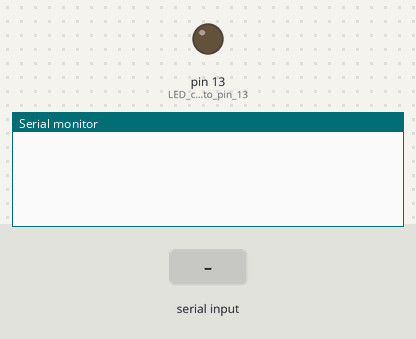
Simulated run of this sketch. Board: Arduino Mega 2560, built with avr-gcc and run on an emulated ATmega2560. Shown: output pins drawn as LEDs (lit = HIGH), the last lines printed to the serial monitor. The inputs (shaded band) are chosen by the test bench.

Above: at 1.2 s.
1.3 s: "bottle" received over the second serial link
At 2.5 s:
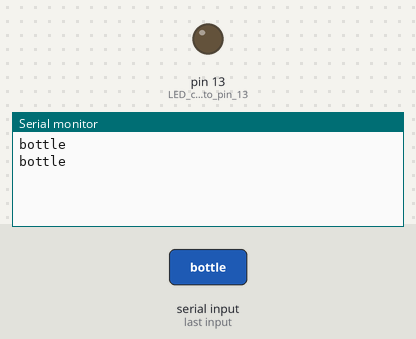
2.8 s: "watch" received over the second serial link
At 3.2 s:
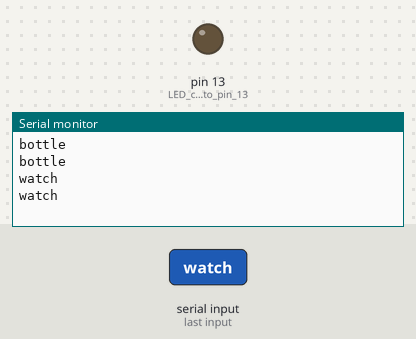
4.3 s: "medicine" received over the second serial link
At 5.6 s:
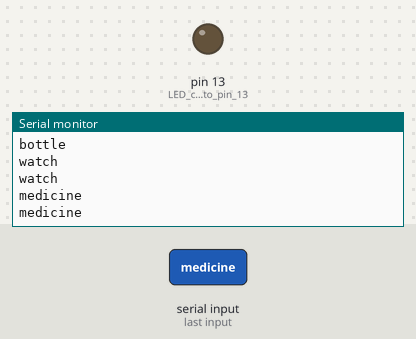

Measured:
- after the input at 1.3 s, the serial monitor: prints a new line after 0.06 s (image 1)
- after the input at 2.8 s, the serial monitor: prints a new line after 0.05 s (image 2)
- after the input at 4.3 s, the serial monitor: prints a new line after 0.08 s (image 3)

The sketch:

bluetooth_code.ino
```cpp
#include <SoftwareSerial.h>

String state; // String to store incoming message from Bluetooth

void setup() {
  Serial3.begin(9600); // Bluetooth serial communication will happen on pins 2 and 3
  Serial.begin(9600); // Serial communication to check the data on the Serial Monitor
  pinMode(13, OUTPUT); // LED connected to pin 13
}

void loop() {
      while (Serial3.available()){
        delay(10);
        char c = Serial3.read();
        state += c;
      }

  if (state.length() > 0)
  {
    Serial.println(state);

    // Check if the word "bottle" is present in the received string
    if (state.indexOf("bottle") != -1) {
      Serial.println("bottle");
      // Execute your code here if "bottle" is found
    }

    else if (state.indexOf("watch") != -1) {
      Serial.println("watch");
      // Execute your code here if "watch" is found
    }

    else if (state.indexOf("medicine") != -1) {
      Serial.println("medicine");
      // Execute your code here if "medicine" is found
    }

    else if (state.indexOf("lipstick") != -1) {
      Serial.println("lipstick");
      // Execute your code here if "lipstick" is found
    }

     //else { }


    state = "";
  }
}
```
